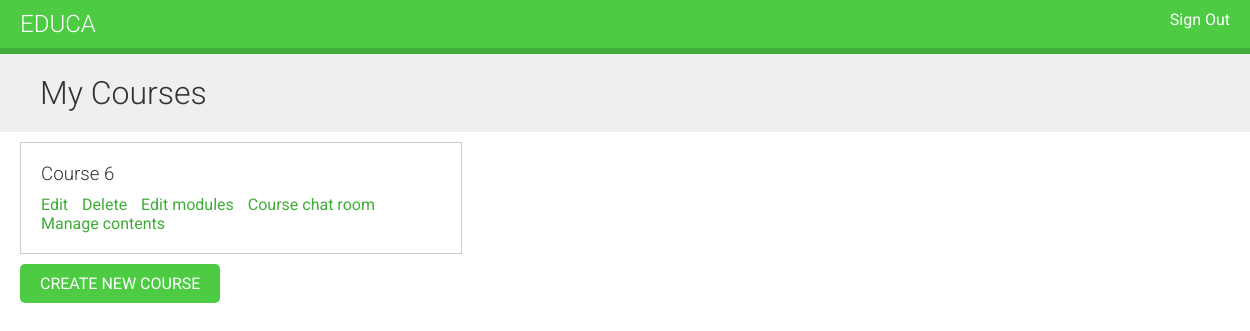
The page /course/mine/ (signed in) on the database as committed earlier.
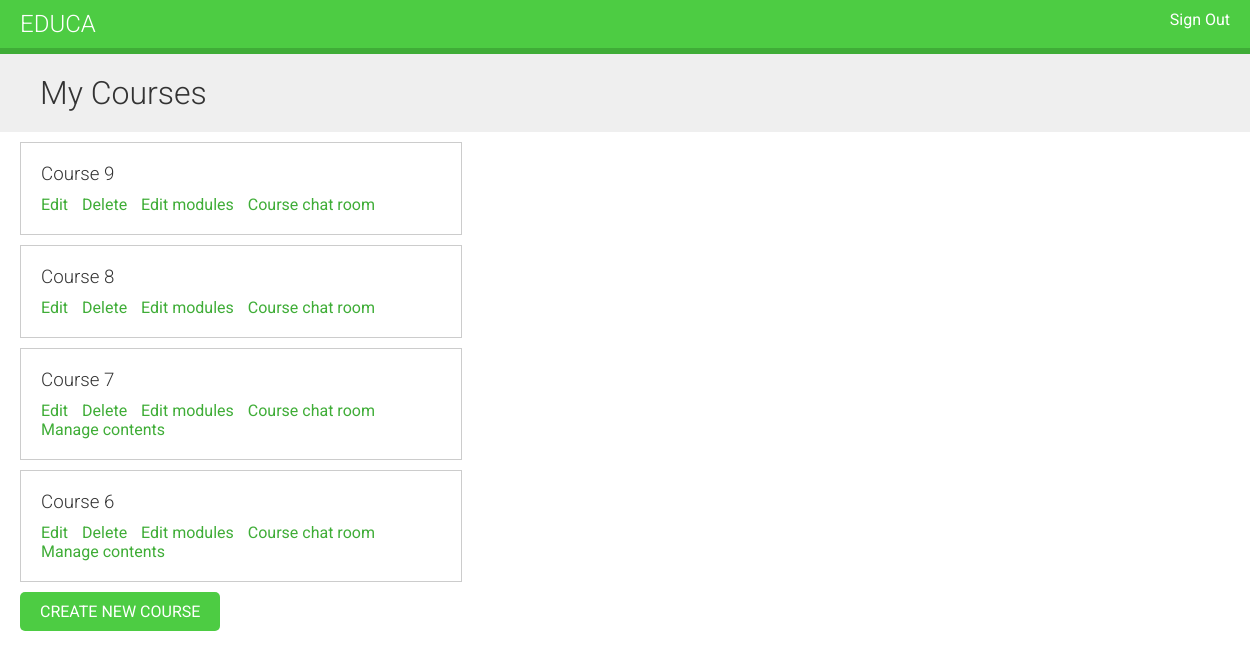
The same page on the database as committed later.
### courses/models.py (models this page shows, shortened)
class Course(models.Model):
    owner = models.ForeignKey(User, related_name='courses_created', on_delete=models.CASCADE)
    subject = models.ForeignKey(Subject, related_name='courses', on_delete=models.CASCADE)
    title = models.CharField(max_length=200)
    slug = models.SlugField(max_length=200, unique=True)
    overview = models.TextField()
    created = models.DateTimeField(auto_now_add=True)
    students = models.ManyToManyField(User, related_name='courses_joined', blank=True)
    class Meta:
        ordering = ['-created']

### courses/views.py (the view)
# urls.py: path('mine/', views.ManageCourseListView.as_view(), name='manage_course_list'),
class ManageCourseListView(OwnerCourseMixin, ListView):
    template_name = 'courses/manage/course/list.html'
    permission_required = 'courses.view_course'

### courses/views.py (called while the page is built)
    def get_queryset(self):
        qs = super().get_queryset()
        return qs.filter(owner=self.request.user)

### courses/templates/courses/manage/course/list.html (shortened to what this page needs)
{% extends "base.html" %}
{% block content %}
    <h1>My Courses</h1>
    <div class="module">
        {% for course in object_list %}
            <div class="course-info">
                <h3>{{ course.title }}</h3>
                <p>
                    <a href="{% url 'course_edit' course.id %}">Edit</a>
                    <a href="{% url 'course_delete' course.id %}">Delete</a>
                    <a href="{% url 'course_module_update' course.id %}">Edit modules</a>
                    <a href="{% url 'chat:course_chat_room' course.id %}">
                        Course chat room
                    </a>
                    {% if course.modules.count > 0 %}
                        <a href="{% url 'module_content_list' course.modules.first.id %}">Manage contents</a>
                    {% endif %}
                </p>
            </div>
        {% empty %}
            <p>You haven't created any courses yet.</p>
        {% endfor %}
        <p>
            <a href="{% url 'course_create' %}" class="button">Create new course</a>
        </p>
    </div>
{% endblock %}

Rows that differ between the two databases and show on the page:
added Course: title "Course 9"
added Course: title "Course 8"
added Course: title "Course 7", shows "Manage contents"
